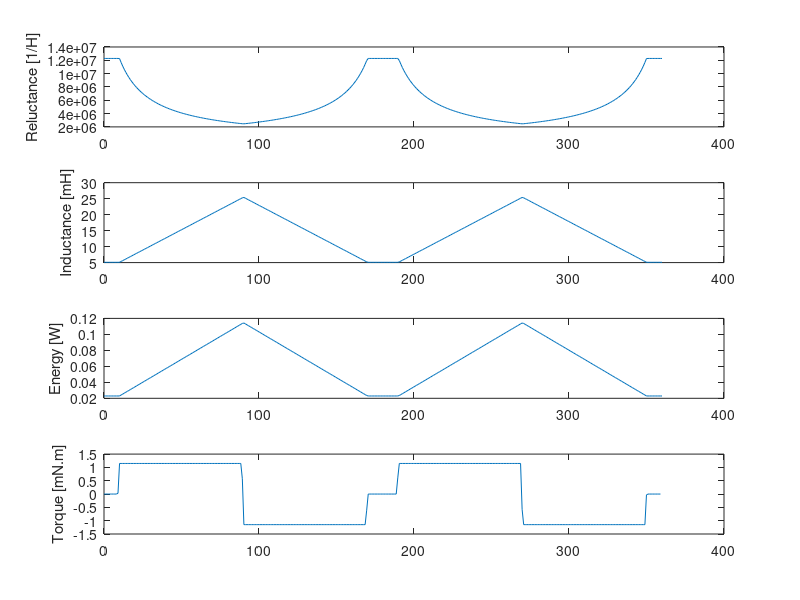

Write the MATLAB code that produced this figure.
clc
clear all
close all


% Problem constants (in meters)
lgclearance=0.5*10^(-3);    % air-gap clearance
dcore=20*(10^-3);           % core depth
N=250;                      % number of turns
Idc=3;                      % coil current (DC)
u0=4*pi*(10^-7);            % permeability of free space

% Part with lg=0.5mm (long radius)
theta1=2*asind(7.5/12);

% Part with lg=2.5mm (short radius)
theta2=2*asind(7.5/10);

% Part with lg=0.5mm to 2.5mm
theta3=180-(theta1+theta2);

% Active region degrees
y=[];
m=theta1/80;
x=linspace(0,360,360);

for k1 = 1:length(x)
    if (x(k1)>=0)&&(x(k1)<=10)
        y(k1)=theta1;
    elseif (x(k1)>=10)&&(x(k1)<=90)
        y(k1)=theta1-m*(x(k1)-10);
    elseif (x(k1)>=90)&&(x(k1)<=170)
        y(k1)=m*(x(k1)-90);
    elseif (x(k1)>=170)&&(x(k1)<=190)
        y(k1)=theta1;
    elseif (x(k1)>=190)&&(x(k1)<=270)
        y(k1)=theta1-m*(x(k1)-190);
    elseif (x(k1)>=270)&&(x(k1)<=350)
        y(k1)=m*(x(k1)-270);
    else (x(k1)>=350)&&(x(k1)<=360);
        y(k1)=theta1;
    end
end


Aarc1=2*pi*12*(10^-3)*(y/360)*20*(10^-3);             %large air-gap
Aarc2=2*pi*12*(10^-3)*(theta1/360)*20*(10^-3)-Aarc1;    %small air-gap
R1=(2*2.5*(10^-3))./(u0*Aarc1);
R2=(2*0.5*(10^-3))./(u0*Aarc2);

Rtot=((1./R1)+(1./R2)).^(-1);

% Rotational Flux Linkage

F=N*Idc;
Flux=F./Rtot;
FL=Flux.*N;
L=FL./Idc;
L2=(N^2)./Rtot;

W=(1/2)*L*(Idc)^2;
T=diff(W);


subplot(4,1,1)
plot(x,Rtot)
ylabel('Reluctance [1/H]')
subplot(4,1,2)
plot(x,L*1e3)
ylabel('Inductance [mH]')
subplot(4,1,3)
plot(x,W)
ylabel('Energy [W]')
subplot(4,1,4)
plot(x(1:359),T*1e3)
ylabel('Torque [mN.m]')





